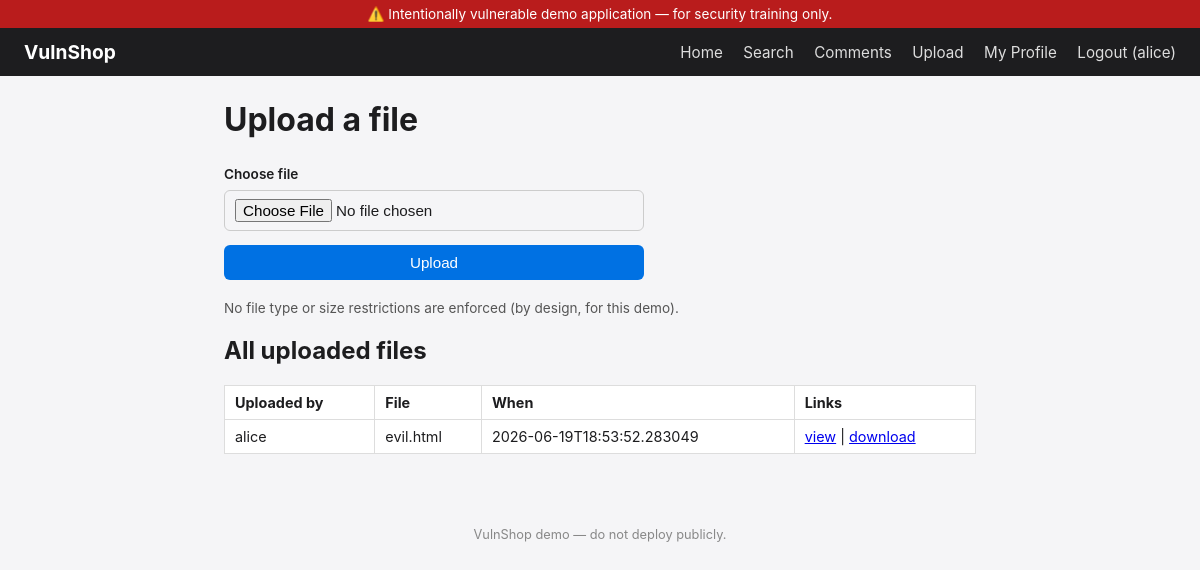
Page /upload (signed in) on the committed database.
### tables this page shows
CREATE TABLE files (
            id INTEGER PRIMARY KEY AUTOINCREMENT,
            user_id INTEGER,
            username TEXT,
            filename TEXT,
            original_name TEXT,
            uploaded_at TEXT
        );

### app.py (the view, shortened to what this page needs)
@app.route("/upload", methods=["GET", "POST"])
def upload():
    if "user_id" not in session:
        flash("Please log in to upload files.")
        return redirect(url_for("login"))
    conn = get_db()
    all_files = conn.execute(
        "SELECT * FROM files ORDER BY id DESC"
    ).fetchall()
    conn.close()
    return render_template("upload.html", files=all_files)

### app.py (called while the page is built)
def get_db():
    conn = sqlite3.connect(DB_PATH)
    conn.row_factory = sqlite3.Row
    return conn

### templates/upload.html (shortened to what this page needs)
{% extends "base.html" %}
{% block content %}
    <h1>Upload a file</h1>
    <form method="POST" action="{{ url_for('upload') }}" enctype="multipart/form-data" class="form">
        <label>Choose file</label>
        <input type="file" name="file" required>
        <button type="submit">Upload</button>
    </form>
    <p class="note">No file type or size restrictions are enforced (by design, for this demo).</p>
    <h2>All uploaded files</h2>
    {% if files %}
        <table class="results-table">
            <tr><th>Uploaded by</th><th>File</th><th>When</th><th>Links</th></tr>
            {% for f in files %}
            <tr>
                <td>{{ f['username'] }}</td>
                <td>{{ f['original_name'] }}</td>
                <td>{{ f['uploaded_at'] }}</td>
                <td>
                    <a href="{{ url_for('serve_upload', filename=f['filename']) }}">view</a> |
                    <a href="{{ url_for('download', filename=f['filename']) }}">download</a>
                </td>
            </tr>
            {% endfor %}
        </table>
    {% else %}
        <p>No files uploaded yet.</p>
    {% endif %}
{% endblock %}

### templates/base.html (shortened to what this page needs)
<!DOCTYPE html>
<html lang="en">
<head>
    <link rel="stylesheet" href="{{ url_for('static', filename='style.css') }}">
</head>
<body>
    <div class="banner">
        ⚠️ Intentionally vulnerable demo application — for security training only.
    </div>
    <nav class="navbar">
        <div class="navbar-brand"><a href="{{ url_for('home') }}">VulnShop</a></div>
        <div class="navbar-links">
            <a href="{{ url_for('home') }}">Home</a>
            <a href="{{ url_for('search') }}">Search</a>
            <a href="{{ url_for('comments') }}">Comments</a>
            {% if session.get('user_id') %}
                <a href="{{ url_for('upload') }}">Upload</a>
                <a href="{{ url_for('profile', user_id=session['user_id']) }}">My Profile</a>
                <a href="{{ url_for('logout') }}">Logout ({{ session.get('username') }})</a>
            {% else %}
                <a href="{{ url_for('login') }}">Login</a>
                <a href="{{ url_for('register') }}">Register</a>
            {% endif %}
        </div>
    </nav>
    <main class="container">
        {% block content %}{% endblock %}
    </main>
    <footer>
        <p>VulnShop demo &mdash; do not deploy publicly.</p>
    </footer>
</body>
</html>

### static/style.css (style rules this page uses)
* { box-sizing: border-box; }
body { margin: 0; font-family: -apple-system, Segoe UI, Roboto, Helvetica, Arial, sans-serif; background: #f5f5f7; color: #1d1d1f; }
.banner { background: #b91c1c; color: #fff; text-align: center; padding: 6px 10px; font-size: 0.85rem; }
.navbar { background: #1d1d1f; color: #fff; display: flex; justify-content: space-between; align-items: center; padding: 12px 24px; }
.navbar-brand a { color: #fff; font-weight: 700; font-size: 1.2rem; text-decoration: none; }
.navbar-links a { color: #ddd; margin-left: 16px; text-decoration: none; font-size: 0.95rem; }
.container { max-width: 800px; margin: 0 auto; padding: 24px; }
h1 { margin-top: 0; }
.form, .form-inline { display: flex; flex-direction: column; gap: 8px; max-width: 420px; margin-bottom: 20px; }
.form label { font-weight: 600; font-size: 0.85rem; margin-top: 6px; }
.form input, .form textarea, .form-inline input { padding: 8px 10px; border: 1px solid #ccc; border-radius: 6px; font-size: 0.95rem; }
button { background: #0071e3; color: #fff; border: none; padding: 9px 16px; border-radius: 6px; cursor: pointer; font-size: 0.95rem; margin-top: 6px; }
table { width: 100%; border-collapse: collapse; margin: 16px 0; background: #fff; }
table, th, td { border: 1px solid #ddd; }
th, td { padding: 8px 10px; text-align: left; font-size: 0.9rem; }
.note { color: #555; font-size: 0.85rem; }
footer { text-align: center; color: #888; font-size: 0.8rem; padding: 20px; }

### rows in the picture
files: get "alice", username "alice", original_name "evil.html", uploaded_at "2026-06-19T18:53:52.283049"
